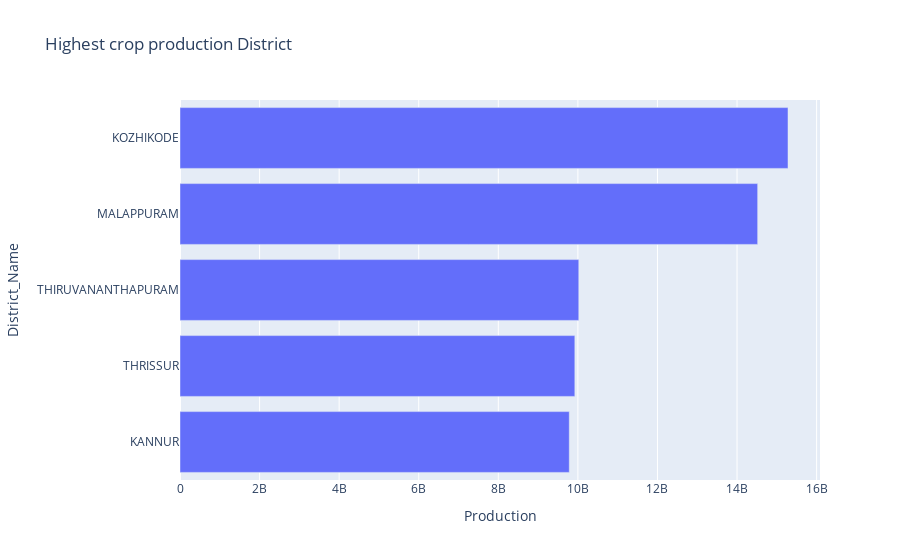

The cell this chart's notebook holds for it:
### Markdown cell above
###District Having Highest Crop Production

### Code cell
temp1 = temp.tail()
trace1 = px.bar(temp1, y= 'District_Name', x='Production', title = 'Highest crop production District',orientation= 'h')
trace1.show()

### Figure 1 — Plotly figure (JSON) as saved in the notebook; plotly's stock layout.template omitted (floating-point values rounded to 4 significant figures)
{"data": [{"alignmentgroup": "True", "hovertemplate": "Production=%{x}<br>District_Name=%{y}<extra></extra>", "legendgroup": "", "marker": {"color": "#636efa", "pattern": {"shape": ""}}, "name": "", "offsetgroup": "", "orientation": "h", "showlegend": false, "textposition": "auto", "type": "bar", "x": [9783000000.0, 9924000000.0, 10020000000.0, 14520000000.0, 15280000000.0], "xaxis": "x", "y": ["KANNUR", "THRISSUR", "THIRUVANANTHAPURAM", "MALAPPURAM", "KOZHIKODE"], "yaxis": "y"}], "layout": {"barmode": "relative", "legend": {"tracegroupgap": 0}, "title": {"text": "Highest crop production District"}, "xaxis": {"anchor": "y", "domain": [0, 1], "title": {"text": "Production"}}, "yaxis": {"anchor": "x", "domain": [0, 1], "title": {"text": "District_Name"}}}}
